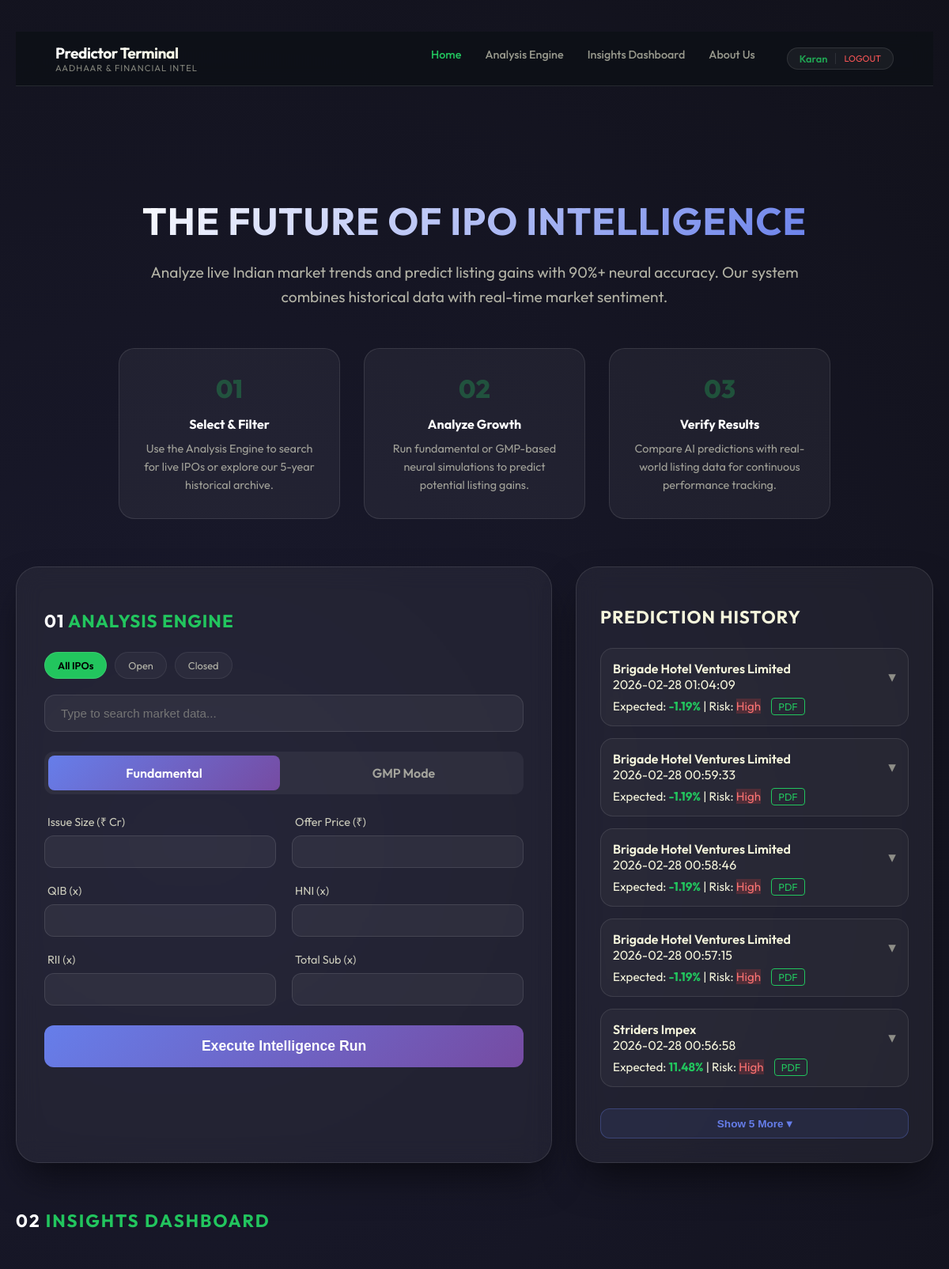
Page / (signed in, upper part) on the earlier database version.
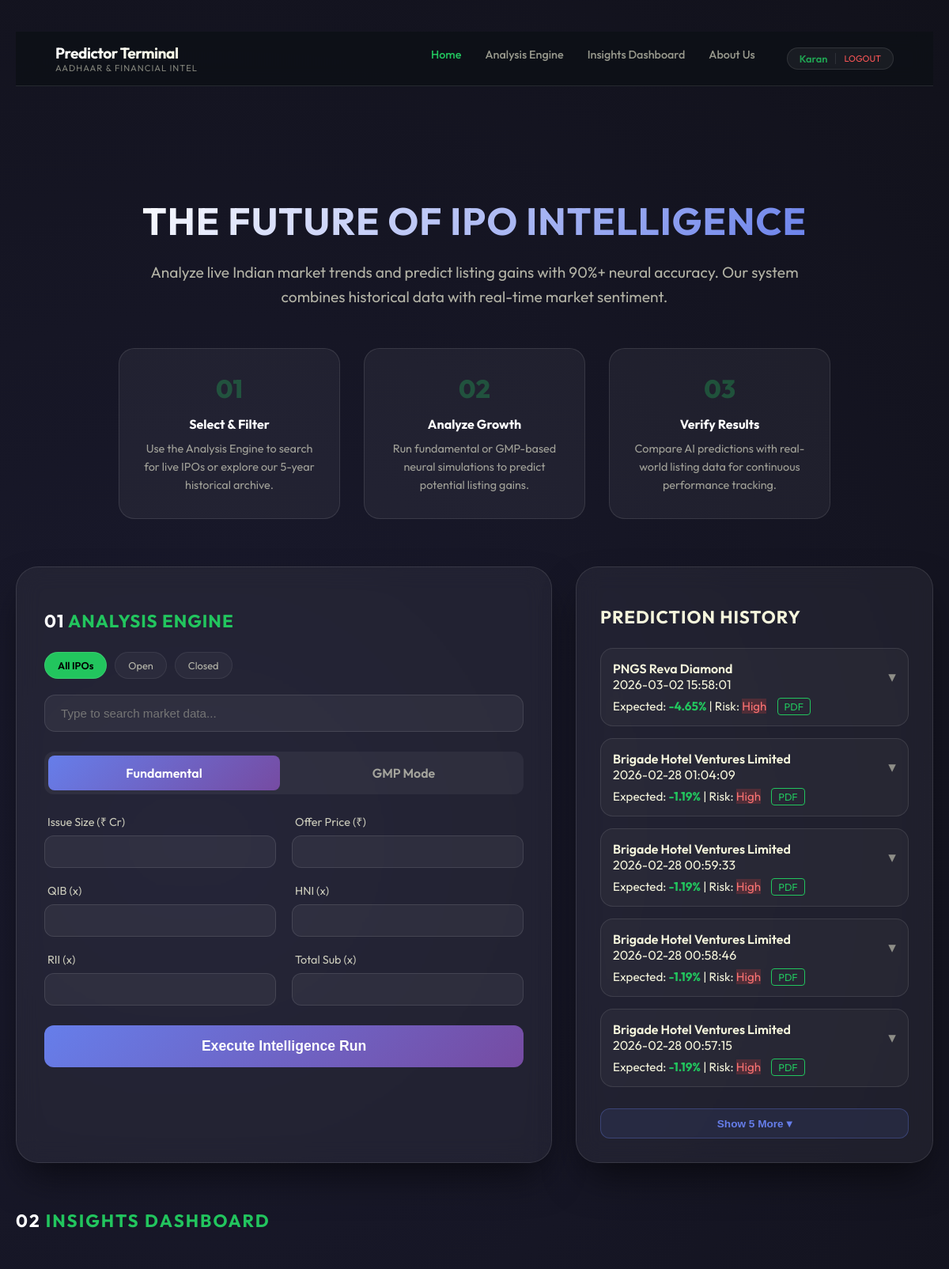
Same page on the later database version.
### app.py (models this page shows)
class User(UserMixin, db.Model):
    id = db.Column(db.Integer, primary_key=True)
    username = db.Column(db.String(100), unique=True, nullable=False)
    password_hash = db.Column(db.String(200), nullable=False)
    predictions = db.relationship('Prediction', backref='author', lazy=True)

class Prediction(db.Model):
    id = db.Column(db.Integer, primary_key=True)
    user_id = db.Column(db.Integer, db.ForeignKey('user.id'), nullable=False)
    ipo_name = db.Column(db.String(200))
    gain = db.Column(db.String(50))
    risk = db.Column(db.String(50))
    timestamp = db.Column(db.String(100))
    model_type = db.Column(db.String(50))
    inputs_json = db.Column(db.Text) # Store inputs as JSON string

### app.py (the view)
@app.route('/')
@login_required
def index():
    user_history = Prediction.query.filter_by(user_id=current_user.id).order_by(Prediction.id.desc()).limit(10).all()
    formatted_history = []
    for item in user_history:
        formatted_history.append({
            'id': item.id,
            'ipo_name': item.ipo_name,
            'gain': item.gain,
            'risk': item.risk,
            'timestamp': item.timestamp,
            'type': item.model_type,
            'inputs': json.loads(item.inputs_json) if item.inputs_json else {}
        })
    return render_template('index.html', history=formatted_history)

### app.py (called while the page is built)
@login_manager.user_loader
def load_user(user_id):
    return User.query.get(int(user_id))

### templates/index.html (shortened to what this page needs)
<!DOCTYPE html>
<html lang="en">
<head>
</head>
<body>
    <nav class="top-nav">
        <div class="nav-brand">
            <h1>Predictor Terminal</h1>
            <span>Aadhaar & Financial Intel</span>
        </div>
        <div class="nav-links">
            <a href="/#hero" class="nav-link">Home</a>
            <a href="/#analysis-engine" class="nav-link">Analysis Engine</a>
            <a href="/#dashboard-visuals" class="nav-link">Insights Dashboard</a>
            <a href="/#about" class="nav-link">About Us</a>
            <div class="user-pill"
                style="margin-left: 10px; padding: 5px 15px; background: rgba(255,255,255,0.05); border: 1px solid var(--glass-border); border-radius: 50px; display: flex; align-items: center; gap: 10px;">
                <span style="font-size: 0.8rem; opacity: 0.8; font-weight: 600; color: var(--money-green);">{{
                    current_user.username }}</span>
                <a href="/logout"
                    style="font-size: 0.7rem; color: #ff5757; text-decoration: none; border-left: 1px solid rgba(255,255,255,0.1); padding-left: 10px; text-transform: uppercase;">Logout</a>
            </div>
        </div>
    </nav>
    <section class="hero" id="hero">
        <h2>The Future of IPO Intelligence</h2>
        <p>Analyze live Indian market trends and predict listing gains with 90%+ neural accuracy. Our system combines
            historical data with real-time market sentiment.</p>
        <div class="guide-container">
            <div class="guide-step">
                <div class="step-number">01</div>
                <h4>Select & Filter</h4>
                <p>Use the Analysis Engine to search for live IPOs or explore our 5-year historical archive.</p>
            </div>
            <div class="guide-step">
                <div class="step-number">02</div>
                <h4>Analyze Growth</h4>
                <p>Run fundamental or GMP-based neural simulations to predict potential listing gains.</p>
            </div>
            <div class="guide-step">
                <div class="step-number">03</div>
                <h4>Verify Results</h4>
                <p>Compare AI predictions with real-world listing data for continuous performance tracking.</p>
            </div>
        </div>
    </section>
    <div class="container">
        <div class="layout">
            <div class="card" id="analysis-engine">
                <h2><span style="color: #fff;">01</span> Analysis Engine</h2>
                <div class="market-filters">
                    <div class="m-filter active" onclick="setMarketFilter('all')">All IPOs</div>
                    <div class="m-filter" onclick="setMarketFilter('open')">Open</div>
                    <div class="m-filter" onclick="setMarketFilter('closed')">Closed</div>
                </div>
                <div class="search-container">
                    <div style="display: flex; gap: 10px; margin-bottom: 10px;">
                        <input type="text" id="ipo-search" class="search-input"
                            placeholder="Type to search market data..." autocomplete="off" style="flex: 1;">
                    </div>
                </div>
                <div class="tabs">
                    <div id="tab-fundamental" class="tab active" onclick="switchTab('fundamental')">Fundamental</div>
                    <div id="tab-gmp" class="tab" onclick="switchTab('gmp')">GMP Mode</div>
                </div>
                <form action="/predict" method="POST" id="predictor-form"
                    onsubmit="document.getElementById('analyzing-overlay').style.display = 'flex'">
                    <div id="fundamental-fields" class="input-grid">
                        <div class="form-group"><label>Issue Size (₹ Cr)</label><input type="number" step="0.01"
                                name="Issue_Size(crores)" id="Issue_Size" required></div>
                        <div class="form-group"><label>Offer Price (₹)</label><input type="number" step="0.01"
                                name="Offer Price" id="Offer_Price" required></div>
                        <div class="form-group"><label>QIB (x)</label><input type="number" step="0.01" name="QIB"
                                id="QIB" required></div>
                        <div class="form-group"><label>HNI (x)</label><input type="number" step="0.01" name="HNI"
                                id="HNI" required></div>
                        <div class="form-group"><label>RII (x)</label><input type="number" step="0.01" name="RII"
                                id="RII" required></div>
                        <div class="form-group"><label>Total Sub (x)</label><input type="number" step="0.01"
                                name="Total" id="Total" required></div>
                    </div>
                    <button type="submit">Execute Intelligence Run</button>
                </form>
            </div>
            <div class="card" id="prediction-history" style="padding: 30px;">
                <h2 style="color: var(--beige);">Prediction History</h2>
                <div class="history-list" id="history-list-container">
                    {% if history %}
                    {% for item in history %}
                    <div class="history-item {% if loop.index > 5 %}history-extra hidden{% endif %}"
                        onclick="this.classList.toggle('expanded')">
                        <div class="history-header">
                            <div>
                                <span class="history-name">{{ item.ipo_name }}</span>
                                <div class="history-date">{{ item.timestamp }}</div>
                            </div>
                            <div class="history-toggle-icon">▾</div>
                        </div>
                        <div style="margin-top: 8px; font-size: 0.95rem;">
                            Expected: <strong style="color: var(--money-green)">{{ item.gain }}</strong> |
                            Risk: <span class="risk-{{ item.risk }}">{{ item.risk }}</span>
                            <a href="/download_report/{{ item.id }}"
                                style="margin-left: 10px; color: var(--money-green); text-decoration: none; font-size: 0.8rem; border: 1px solid var(--money-green); padding: 2px 8px; border-radius: 4px;">PDF</a>
                        </div>
                    </div>
                    {% endfor %}
                    {% if history | length > 5 %}
                    <button id="history-toggle-btn" onclick="toggleHistoryExpand()" style="
                        margin-top: 12px;
                        width: 100%;
                        background: rgba(102, 126, 234, 0.1);
                        border: 1px solid rgba(102, 126, 234, 0.3);
                        border-radius: 12px;
                        padding: 10px;
                        color: #667eea;
                        font-size: 0.85rem;
                        font-weight: 600;
                        cursor: pointer;
                        display: flex;
                        align-items: center;
                        justify-content: center;
                        gap: 8px;
                        transition: all 0.3s;
                    ">
                        <span id="history-toggle-label">Show {{ history | length - 5 }} More ▾</span>
                    </button>
                    {% endif %}
                    {% else %}
                    <p style="opacity: 0.4; text-align: center; margin-top: 40px;">System idle. Waiting for analysis...
                    </p>
                    {% endif %}
                </div>
            </div>
        </div>
        <div class="dashboard-container" id="dashboard-visuals" style="grid-template-columns: 1fr 1fr;">
            <h2
                style="grid-column: 1 / -1; margin-bottom: 20px; color: var(--money-green); text-transform: uppercase; letter-spacing: 2px;">
                <span style="color: #fff;">02</span> Insights Dashboard
            </h2>
        </div>
    </div>
</body>
</html>

Differences in the rows shown:
no longer on this page (row unchanged): Prediction: ipo_name "Striders Impex", timestamp "2026-02-28 00:56:58", gain "11.48%", risk "High"
added Prediction: ipo_name "PNGS Reva Diamond", timestamp "2026-03-02 15:58:01", gain "-4.65%", risk "High"
